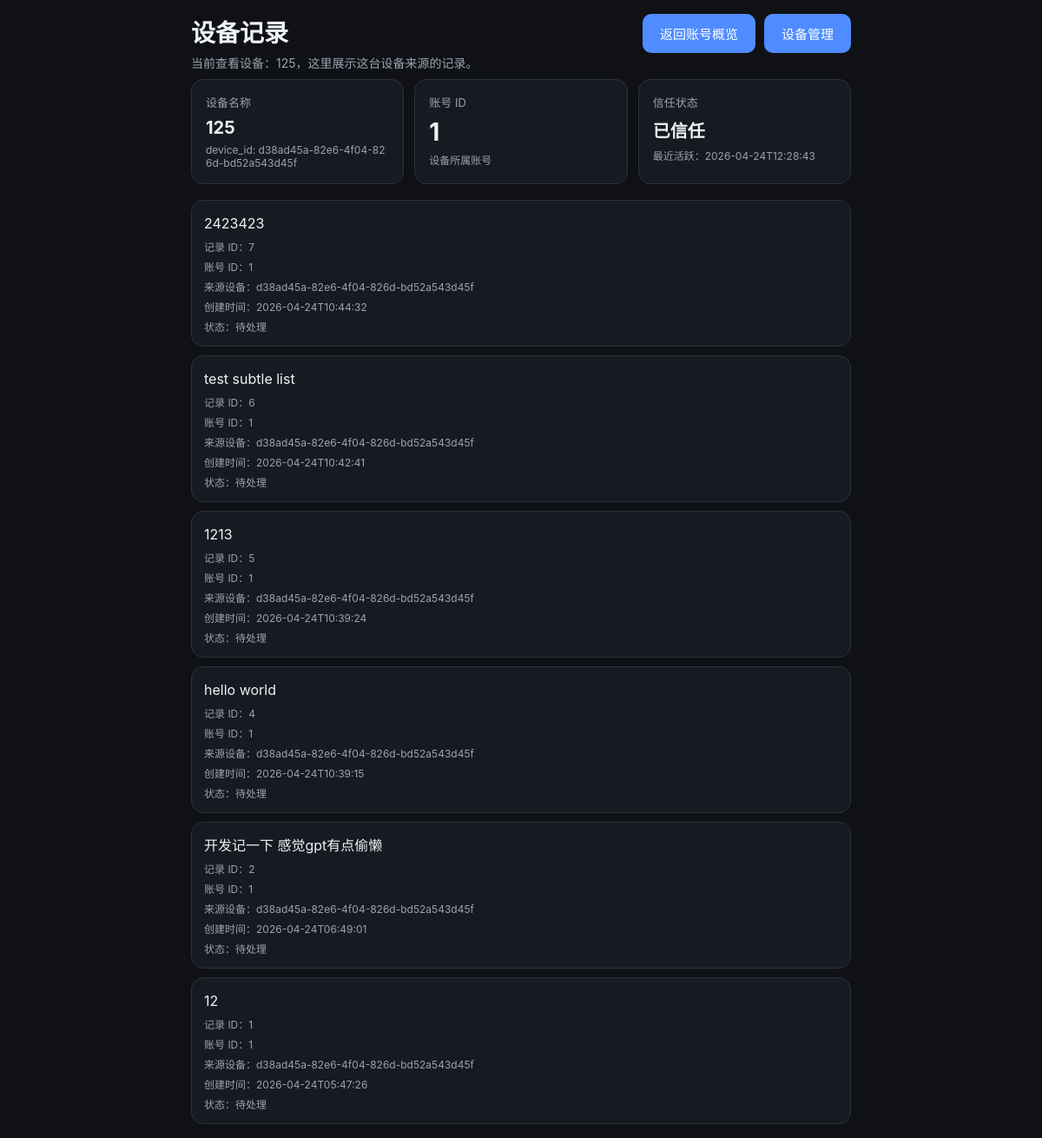
Before: /devices/d38ad45a-82e6-4f04-826d-bd52a543d45f/items with the older database file.
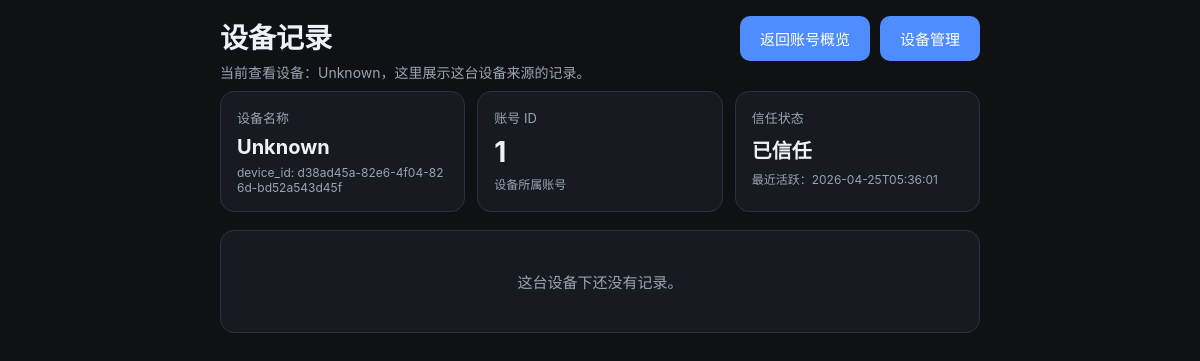
After: the same page with the newer database file.
### tables this page shows
CREATE TABLE devices (
            id INTEGER PRIMARY KEY AUTOINCREMENT,
            user_id INTEGER,
            device_id TEXT NOT NULL,
            device_name TEXT,
            token_hash TEXT,
            trusted INTEGER NOT NULL DEFAULT 0,
            created_at TEXT NOT NULL DEFAULT (datetime('now')),
            last_seen_at TEXT
        , provision_source TEXT NOT NULL DEFAULT 'direct', pending_approval INTEGER NOT NULL DEFAULT 0);

CREATE TABLE inbox_items (
            id INTEGER PRIMARY KEY AUTOINCREMENT,
            content TEXT NOT NULL,
            status TEXT NOT NULL DEFAULT 'inbox',
            created_at TEXT NOT NULL,
            updated_at TEXT NOT NULL
        , user_id INTEGER NOT NULL DEFAULT 1, source_device_id TEXT);

### app/main.py (the view)
@app.route("/devices/<device_id>/items")
def device_items_page(device_id):
    guard = admin_guard()
    if guard:
        return guard
    device, items = get_device_items(device_id)
    return render_template("device_items.html", device=device, items=items)

### app/main.py (called while the page is built)
def get_conn():
    conn = sqlite3.connect(str(DB_PATH))
    conn.row_factory = sqlite3.Row
    return conn

def admin_cookie_value():
    if not ADMIN_PASSWORD:
        return None
    return hashlib.sha256(ADMIN_PASSWORD.encode()).hexdigest()

def is_admin_authenticated():
    expected = admin_cookie_value()
    if not expected:
        return True
    actual = request.cookies.get(ADMIN_COOKIE, "")
    return hmac.compare_digest(actual, expected)

def admin_guard():
    if is_admin_authenticated():
        return None
    next_path = request.path
    if request.query_string:
        next_path += "?" + request.query_string.decode()
    return redirect(url_for("admin_login_page", next=next_path))

### app/templates/device_items.html (shortened to what this page needs)
<!doctype html>
<html lang="zh-CN">
<head>
  <link rel="stylesheet" href="/static/style.css" />
</head>
<body>
  <main class="container">
    <header class="header">
      <div class="title-row">
        <div>
          <h1>设备记录</h1>
          {% if device %}
            <p class="subtitle">当前查看设备：{{ device.device_name or 'Unknown' }}，这里展示这台设备来源的记录。</p>
          {% else %}
            <p class="subtitle">设备不存在，或尚未识别到对应设备。</p>
          {% endif %}
        </div>
        <div class="toolbar-actions">
          <a class="nav-link" href="/account">返回账号概览</a>
          <a class="nav-link" href="/devices">设备管理</a>
        </div>
      </div>
    </header>
    {% if device %}
      <section class="summary-grid">
        <article class="summary-card">
          <div class="summary-label">设备名称</div>
          <div class="summary-value small">{{ device.device_name or 'Unknown' }}</div>
          <div class="item-meta">device_id: {{ device.device_id }}</div>
        </article>
        <article class="summary-card">
          <div class="summary-label">账号 ID</div>
          <div class="summary-value">{{ device.user_id }}</div>
          <div class="item-meta">设备所属账号</div>
        </article>
        <article class="summary-card">
          <div class="summary-label">信任状态</div>
          <div class="summary-value small">{{ '已信任' if device.trusted else '待确认' }}</div>
          <div class="item-meta">最近活跃：{{ device.last_seen_at or '-' }}</div>
        </article>
      </section>
    {% endif %}
    <section class="list">
      {% if items %}
        {% for item in items %}
          <article class="item {% if item.status == 'done' %}done{% endif %}">
            <div class="item-main grow">
              <div class="item-content">{{ item.content }}</div>
              <div class="item-meta">记录 ID：{{ item.id }}</div>
              <div class="item-meta">账号 ID：{{ item.user_id }}</div>
              <div class="item-meta">来源设备：{{ item.source_device_id or '-' }}</div>
              <div class="item-meta">创建时间：{{ item.created_at or '-' }}</div>
              <div class="item-meta">状态：{{ '已完成' if item.status == 'done' else '待处理' }}</div>
            </div>
          </article>
        {% endfor %}
      {% else %}
        <div class="empty">这台设备下还没有记录。</div>
      {% endif %}
    </section>
  </main>
</body>
</html>

Changed rows visible on the page:
removed devices: device_name "125", device_id "d38ad45a-82e6-4f04-826d-bd52a543d45f", user_id "1", trusted "已信任", last_seen_at "2026-04-24T12:28:43"
removed inbox_items: content "2423423", id "7", user_id "1", source_device "d38ad45a-82e6-4f04-826d-bd52a543d45f", created_at "2026-04-24T10:44:32", status "待处理"
removed inbox_items: content "test subtle list", id "6", user_id "1", source_device "d38ad45a-82e6-4f04-826d-bd52a543d45f", created_at "2026-04-24T10:42:41", status "待处理"
removed inbox_items: content "1213", id "5", user_id "1", source_device "d38ad45a-82e6-4f04-826d-bd52a543d45f", created_at "2026-04-24T10:39:24", status "待处理"
removed inbox_items: content "hello world", id "4", user_id "1", source_device "d38ad45a-82e6-4f04-826d-bd52a543d45f", created_at "2026-04-24T10:39:15", status "待处理"
removed inbox_items: content "开发记一下 感觉gpt有点偷懒", id "2", user_id "1", source_device "d38ad45a-82e6-4f04-826d-bd52a543d45f", created_at "2026-04-24T06:49:01", status "待处理"
removed inbox_items: content "12", id "1", user_id "1", source_device "d38ad45a-82e6-4f04-826d-bd52a543d45f", created_at "2026-04-24T05:47:26", status "待处理"
now on this page (row edited): devices: device_name "Unknown", device_id "d38ad45a-82e6-4f04-826d-bd52a543d45f", user_id "1", trusted "已信任", last_seen_at "2026-04-25T05:36:01"
Other visible differences:
text now shown: "这台设备下还没有记录。"
